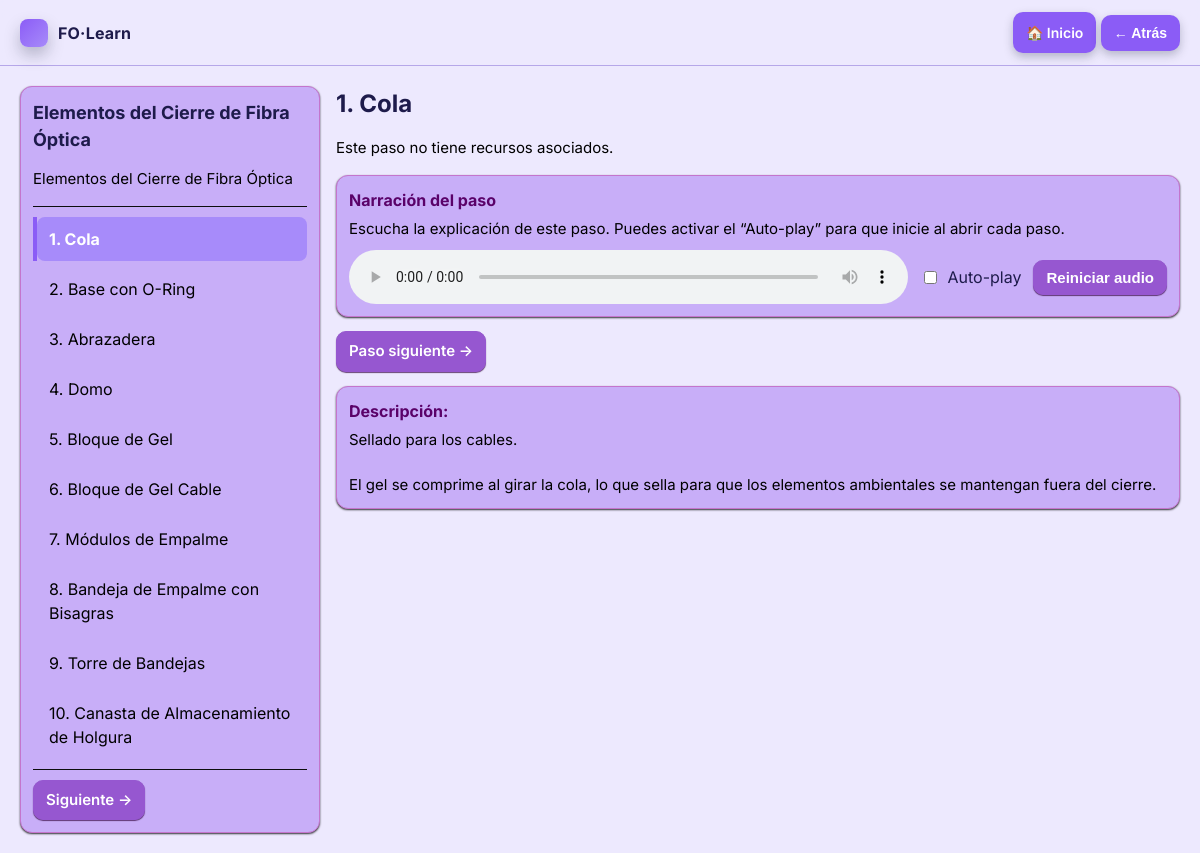
The app's page /step/8/ with its own data.
### viewer/models.py (models this page shows, shortened)
class Step(models.Model):
    lesson = models.ForeignKey(Lesson, on_delete=models.CASCADE, related_name="steps")
    title = models.CharField(max_length=160)
    description = models.TextField(blank=True, default="")
    order = models.PositiveIntegerField(default=1)
    asset = models.ForeignKey(Asset3D, on_delete=models.SET_NULL, null=True, blank=True,
                              help_text="Modelo 3D asociado a este paso")
    audio = models.FileField(
        upload_to="audio/steps/",
        blank=True, null=True,
        help_text="Sube un MP3 (ideal) u OGG con la narración de este paso."
    )
    tts_text = models.TextField(
        blank=True,
        help_text="(Opcional) Texto para TTS si no subes audio."
    )
    class Meta:
        ordering = ["order", "id"]
        unique_together = [("lesson", "order")]

class Lesson(models.Model):
    category = models.ForeignKey(Category, on_delete=models.PROTECT, related_name="lessons")
    title = models.CharField(max_length=160)
    slug = models.SlugField(max_length=180, unique=True)
    summary = models.TextField(blank=True)
    order = models.PositiveIntegerField(default=1)
    class Meta:
        ordering = ["order", "id"]

### viewer/views.py (the view)
# urls.py: path("step/<int:pk>/", views.step_viewer, name="step_viewer"),
def step_viewer(request, pk):
    step = get_object_or_404(Step, pk=pk)
    steps = Step.objects.filter(lesson=step.lesson).order_by("order")
    idx = list(steps).index(step)
    prev_step = steps[idx-1] if idx > 0 else None
    next_step = steps[idx+1] if idx < len(steps)-1 else None
    return render(request, "viewer/step_viewer.html", {
        "step": step, "steps": steps,
        "prev_step": prev_step, "next_step": next_step
    })

### templates/viewer/step_viewer.html (shortened to what this page needs)
{% extends "base.html" %}
{% load static %}
{% block content %}
<div class="step-viewer-page">
  <div class="page">
    <aside class="sidebar">
      <div class="card pad">
        <h3>{{ step.lesson.title }}</h3>
        <p class="muted">{{ step.lesson.summary }}</p>
        <hr class="sep">
        <ol class="step-list">
          {% for s in steps %}
            <li class="{% if s.pk == step.pk %}active{% endif %}"><a href="{% url 'step_viewer' s.pk %}">{{ s.order }}. {{ s.title }}</a></li>
          {% endfor %}
        </ol>
        <hr class="sep">
        <div style="display:flex;gap:8px;flex-wrap:wrap">
          {% if next_step %}<a class="btn" href="{% url 'step_viewer' next_step.pk %}">Siguiente →</a>{% endif %}
        </div>
      </div>
    </aside>
    <section>
      <h1>{{ step.order }}. {{ step.title }}</h1>
      {% if step.asset and step.asset.file %}
        {% with step.asset.file.url|lower as f %}
          {% if f|slice:"-4:" == ".pdf" %}
            <div class="viewer-wrap" id="viewerWrap">
              <iframe src="{{ step.asset.file.url }}#view=FitH" title="Visor PDF" style="width:100%;height:100%;border:0"></iframe>
            </div>
          {% else %}
            <div class="viewer-wrap" id="viewerWrap">
              <div class="viewer-toolbar">
                <button class="btn" id="btnWire">Wireframe ON / OFF</button>
                <button class="btn" id="btnReset">Reset vista</button>
              </div>
              <canvas id="scene" style="display:block;width:100%;height:100%"></canvas>
            </div>
          {% endif %}
        {% endwith %}
      {% else %}
        <p class="muted">Este paso no tiene recursos asociados.</p>
      {% endif %}
      <div class="card pad" style="margin-top:12px">
        <strong class="hl">Narración del paso</strong>
        <p class="muted" style="margin:6px 0 10px 0">Escucha la explicación de este paso. Puedes activar el “Auto-play” para que inicie al abrir cada paso.</p>
        <div style="display:flex; align-items:center; gap:12px; flex-wrap:wrap">
          <audio id="narration" controls preload="metadata" style="flex:1 1 320px; width:100%">
            </audio>
          <label style="display:flex; align-items:center; gap:8px"><input id="autoplayToggle" type="checkbox">Auto-play</label>
          <button class="btn" id="restartAudio" type="button">Reiniciar audio</button>
        </div>
      </div>
      <div class="step-nav">
        {% if next_step %}<a class="nav-btn" href="{% url 'step_viewer' next_step.pk %}">Paso siguiente →</a>{% endif %}
      </div>
      <div class="card pad" style="margin-top:14px">
        <strong class="hl">Descripción:</strong>
        <p class="muted" style="margin:6px 0 0 0; text-align:justify; white-space: pre-line;">{{ step.description|default:"(Agrega aquí el objetivo en Admin)" }}</p>
      </div>
    </section>
  </div>
</div>
{% endblock %}

### static/css/site.css (style rules this page uses)
:root { --bg: #EDE9FE; --panel: #C4B5FD; --text: #1E1B4B; --muted: #4C1D95; --brand: #8B5CF6; --brand-light:#A78BFA; --line: #B6A7E9; --radius:12px; --shadow:0 8px 16px rgba(15,23,42,0.25); --font: "Inter", system-ui, -apple-system, Segoe UI, Roboto, "Helvetica Neue", Arial; }
* { box-sizing:border-box }
html,body { height:100% }
body { margin:0; background:var(--bg); color:var(--text); font:16px/1.5 var(--font); }
.btn { appearance:none; border:1px solid var(--line); border-radius:10px; padding:7px 12px; background:var(--brand-light); color:#fff; text-decoration:none; cursor:pointer; transition: all .2s ease; font-weight:500; }
.card { background:var(--panel); border:1px solid var(--line); border-radius:var(--radius); box-shadow: var(--shadow); }
.card.pad { padding:16px; }
.page { display:grid; grid-template-columns: 280px 1fr; gap:20px; }
.sidebar { position:sticky; top:68px; align-self:start; }
.sidebar h3 { margin:0 0 10px 0; font-size:18px; }
.step-list { margin:0; padding:0; list-style:none; }
.step-list li { border-left:4px solid transparent; transition: all .2s ease; }
.step-list a { display:block; padding:10px 12px; color:var(--text); text-decoration:none; border-radius:8px; }
.step-list li.active { border-left-color: var(--brand); }
.step-list li.active a { background:var(--brand-light); font-weight:600; color:#fff; }
h1,h2,h3 { margin:0 0 10px 0 }
.muted { color:var(--muted) }
.hl { color:var(--brand) }
hr.sep { border:0; border-top:1px solid var(--line); margin:14px 0; }
.step-nav { margin-top:18px; display:flex; justify-content:space-between; align-items:center; }
.nav-btn { padding:8px 14px; background:var(--brand); color:#fff; border-radius:6px; text-decoration:none; font-weight:500; transition: background .2s; }

### templates/viewer/step_viewer.html (style rules this page uses)
.step-viewer-page .btn, .step-viewer-page .nav-btn { display:inline-flex; align-items:center; gap:6px; cursor:pointer; padding:8px 12px; border-radius:10px; border:1px solid #9657d0; background: #9657d0; box-shadow: 0 1px 1px rgba(65, 21, 80, 0.78); text-decoration:none; color: #ffffffff; font-weight:600; font-size:15px; }
.step-viewer-page .muted { color: #000000ff; font-size: 15px; }
.step-viewer-page .sep { border:none; border-top:1px solid #0c0d0dff; margin:10px 0; }
.step-viewer-page .card { background: #c8aef8ff; border:1px solid #c475cdff; border-radius:12px; box-shadow:0 1px 2px rgba(0, 0, 0, 0.79); }
.step-viewer-page .pad { padding:12px; }
.step-viewer-page .page { display:grid; grid-template-columns: 300px 1fr; gap:16px; }
.step-viewer-page .sidebar { position:sticky; top:16px; height:max-content; }
.step-viewer-page .step-list { list-style:none; padding:0; margin:0; display:flex; flex-direction:column; gap:6px; }
.step-viewer-page .step-list li a { text-decoration:none; color: #000000ff; }
.step-viewer-page .step-list li.active a { text-decoration:none; color: #ffffffff; font-weight:700; }
.step-viewer-page .step-nav { display:flex; justify-content:space-between; align-items:center; margin:14px 0; }
.step-viewer-page .hl { color: #5a0269ff; }

### records on screen
Step: lesson "Elementos del Cierre de Fibra Óptica", lesson.summary "Elementos del Cierre de Fibra Óptica", order "1", title "Cola", description "Sellado para los cables. El gel se comprime al girar la cola, lo que sella para que los elementos ambientales se mantengan fuera del cierre."
Step: order "2", title "Base con O-Ring"
Step: order "3", title "Abrazadera"
Step: order "4", title "Domo"
Step: order "5", title "Bloque de Gel"
Step: order "6", title "Bloque de Gel Cable"
Step: order "7", title "Módulos de Empalme"
Step: order "8", title "Bandeja de Empalme con Bisagras"
Step: order "9", title "Torre de Bandejas"
Step: order "10", title "Canasta de Almacenamiento de Holgura"
